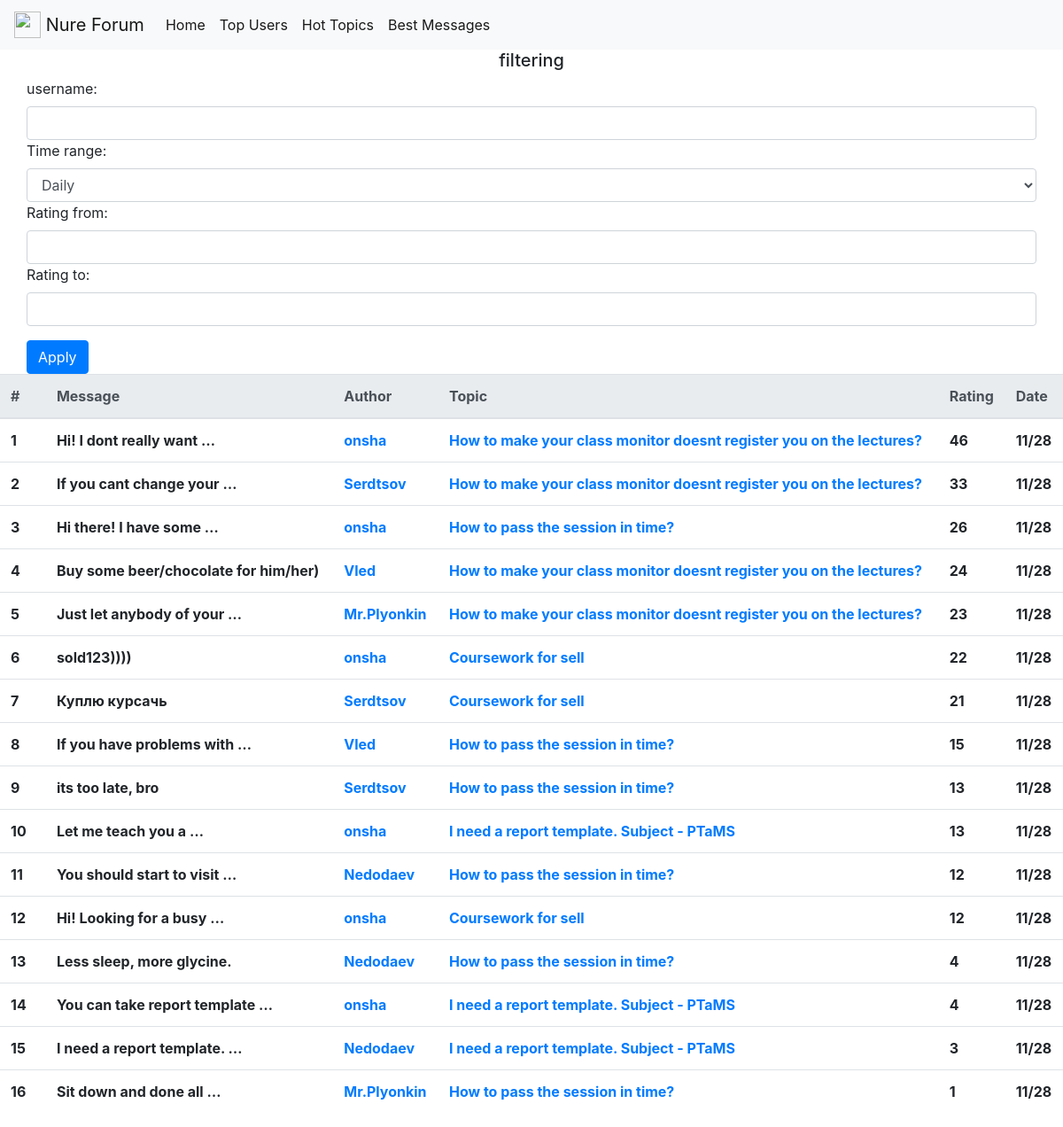
The app's page /msg/best/ with its own data.
### forumengine/models.py (models this page shows, shortened)
class Message(models.Model):
    message_id = models.AutoField(primary_key=True)
    body = models.TextField(blank=False, null=False)
    date_of_pub = models.DateTimeField(auto_now_add=True)
    rating = models.IntegerField(blank=False, null=False, default=0)
    author = models.ForeignKey(ForumUser, on_delete=models.CASCADE, blank=False)
    topic = models.ForeignKey(Topic, on_delete=models.CASCADE, blank=False)
    voted_users = models.ManyToManyField(ForumUser, blank=True, default=None, related_name='voted_users')

class Topic(models.Model):
    topic_id = models.AutoField(primary_key=True, auto_created=True)
    title = models.CharField(max_length=80, blank=False, null=False, default='unnamed')
    date_of_pub = models.DateTimeField(auto_now_add=True)
    category = models.ForeignKey(Category, on_delete=models.CASCADE, blank=False)
    rating = models.IntegerField(blank=False, null=False, default=0)
    slug = models.SlugField(max_length=255, unique=True)
    author = models.ForeignKey(ForumUser, on_delete=models.CASCADE, blank=False, null=False)
    def get_absolute_url(self):
        return reverse('topic_detail_view', kwargs={'slug': self.slug})

### forumengine/views.py (the view, shortened to what this page needs)
# urls.py: path('msg/best/', BestMessages.as_view(), name='best_messages_url'),
class BestMessages(View):
    def get(self, request, time_range='2018-01-01'):
        form = FilterForm()
        date_now = datetime.datetime.now().date()
        messages = Message.objects.filter(date_of_pub__range=(time_range, date_now)).order_by('-rating')
        if request.user.is_authenticated:
            user = ForumUser.objects.get(username=request.user.username)
        else:
            user = None
        context = {
            'message_list': messages,
            'user': user,
            'form': form
        }
        return render(request, 'forumengine/best_messages_template.html', context=context)

### forumengine/forms.py
class FilterForm(forms.Form):
    attrs = {'class': 'form-control'}
    CHOICES = (('Daily', 'Daily'), ('Weekly', 'Weekly'), ('Monthly', 'Monthly'), ('All time', 'All time'))
    username = forms.CharField(
        label='username',
        max_length=50,
        widget=forms.TextInput({'class': 'form-control', 'name': 'username'}),
        required=False
    )
    time_range = forms.CharField(
        widget=forms.Select(choices=CHOICES, attrs={'class': 'form-control', 'name': 'time_range'})
    )
    lowest_rating = forms.IntegerField(
        label='Rating from',
        widget=forms.NumberInput({'class': 'form-control', 'name': 'lowest_rating'}),
        required=False
    )
    highest_rating = forms.IntegerField(
        label='Rating to',
        widget=forms.NumberInput({'class': 'form-control', 'name': 'highest_rating'}),
        required=False
    )

### forumengine/models.py (called while the page is built)
    def get_absolute_url(self):
        return reverse('user_detail_url', kwargs={'id': self.id})

### forumengine/templatetags/users_list_extras.py (called while the page is built)
@register.filter(name='order')
def order(self):
    return enumerate(self, 1)

### forumengine/templates/forumengine/best_messages_template.html (shortened to what this page needs)
{%extends 'base.html'%}
{% load users_list_extras %}
{% block content %}
<div class="container-fluid">
    <div class="container">
        <h5 class="text-center">filtering</h5>
    </div>
    <div class="container-fluid">
        <form action="{% url 'best_messages_url' %}" method="post">
            {{ form }}
            <button type="submit" class="btn btn-primary mt-3">Apply</button>
        </form>
    </div>
</div>
<table class="table">
    <thead class="thead-light">
    <tr>
        <th scope="col">#</th>
        <th scope="col">Message</th>
        <th scope="col">Author</th>
        <th scope="col">Topic</th>
        <th scope="col">Rating</th>
        <th scope="col">Date</th>
    </tr>
    </thead>
    <tbody>
    {% for index, message in message_list|order %}
    <tr>
        {% if index == 1%}
        <th scope="col"> {{ index }} <i class="fas fa-trophy gold fa-lg"></i></th>
        {% elif index == 2 %}
        <th scope="col"> {{ index }} <i class="fas fa-trophy silver "></i></th>
        {% elif index == 3 %}
        <th scope="col"> {{ index }} <i class="fas fa-trophy bronze fa-sm"></i></th>
        {% else%}
        <th scope="col">{{ index }}</th>
        {% endif %}
        <th scope="col">{{message.body|truncatewords:5}}</th>
        <th scope="col"><a href={{message.author.get_absolute_url}}>{{message.author.username}}</a></th>
        <th scope="col"><a href={{message.topic.get_absolute_url}}>{{message.topic.title}}</a></th>
        <th scope="col">{{message.rating}}</th>
        <th scope="col">{{message.date_of_pub.month}}/{{message.date_of_pub.day}}</th>
    </tr>
    {% endfor %}
    </tbody>
</table>
{%endblock%}

### forumengine/static/forumengine/css/styles.css (style rules this page uses)
* { margin: 0; padding:0; }
.gold { color:orange; }
.silver { color:silver; }
.bronze { color:#cd7f32; }

### records on screen
Message: index "1", body "Hi! I dont really want …", author.username "onsha", topic "How to make your class monitor doesnt register you on the lectures?", rating "46", date_of_pub.month "11", date_of_pub.day "28"
Message: index "2", body "If you cant change your …", author.username "Serdtsov", topic "How to make your class monitor doesnt register you on the lectures?", rating "33", date_of_pub.month "11", date_of_pub.day "28"
Message: author "3", body "Hi there! I have some …", author.username "onsha", topic "How to pass the session in time?", rating "26", date_of_pub.month "11", date_of_pub.day "28"
Message: index "4", body "Buy some beer/chocolate for him/her)", author.username "Vled", topic "How to make your class monitor doesnt register you on the lectures?", rating "24", date_of_pub.month "11", date_of_pub.day "28"
Message: index "5", body "Just let anybody of your …", author.username "Mr.Plyonkin", topic "How to make your class monitor doesnt register you on the lectures?", rating "23", date_of_pub.month "11", date_of_pub.day "28"
Message: index "6", body "sold123))))", author.username "onsha", topic "Coursework for sell", rating "22", date_of_pub.month "11", date_of_pub.day "28"
Message: index "7", body "Куплю курсачь", author.username "Serdtsov", topic "Coursework for sell", rating "21", date_of_pub.month "11", date_of_pub.day "28"
Message: index "8", body "If you have problems with …", author.username "Vled", topic "How to pass the session in time?", rating "15", date_of_pub.month "11", date_of_pub.day "28"
Message: index "9", body "its too late, bro", author.username "Serdtsov", topic "How to pass the session in time?", rating "13", date_of_pub.month "11", date_of_pub.day "28"
Message: index "10", body "Let me teach you a …", author.username "onsha", topic "I need a report template. Subject - PTaMS", rating "13", date_of_pub.month "11", date_of_pub.day "28"
Message: index "11", body "You should start to visit …", author.username "Nedodaev", topic "How to pass the session in time?", rating "12", date_of_pub.month "11", date_of_pub.day "28"
Message: rating "12", body "Hi! Looking for a busy …", author.username "onsha", topic "Coursework for sell", date_of_pub.month "11", date_of_pub.day "28"
Message: index "13", body "Less sleep, more glycine.", author.username "Nedodaev", topic "How to pass the session in time?", rating "4", date_of_pub.month "11", date_of_pub.day "28"
Message: index "14", body "You can take report template …", author.username "onsha", topic "I need a report template. Subject - PTaMS", rating "4", date_of_pub.month "11", date_of_pub.day "28"
Message: index "15", body "I need a report template. …", author.username "Nedodaev", topic "I need a report template. Subject - PTaMS", rating "3", date_of_pub.month "11", date_of_pub.day "28"
Message: index "16", body "Sit down and done all …", author.username "Mr.Plyonkin", topic "How to pass the session in time?", rating "1", date_of_pub.month "11", date_of_pub.day "28"
